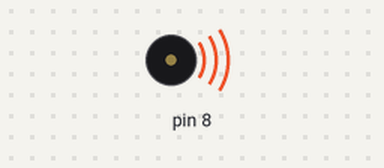
Bench run of a sketch on a simulated Arduino Uno, built with avr-gcc and run on an emulated ATmega328P. On the bench: buzzer (waves = sounding).

Above: at 0.1 s.
At 13.0 s:
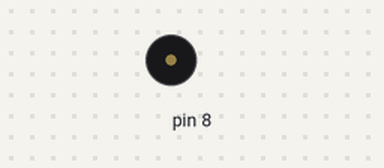
Timing chart, 0 to 14.5 s (numbered marks = the images above):
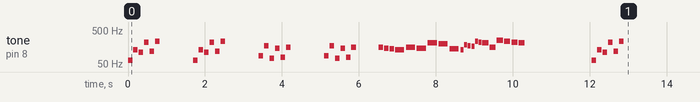

The sketch:

super_mario_theme_underworld.ino
```cpp
#include "pitches.h"

#define NOTE_REST 0
#define NOTE_END -1
#define NOTE_REPEAT -2

// notes in the melody:
// note durations: 4 = quarter note, 8 = eighth note, etc.:
 int score[][2] = {
  { 16, NOTE_C2 },
  { 16, NOTE_C3 },
  { 16, NOTE_A2 },
  { 16, NOTE_A3 },
  { 16, NOTE_AS2 },
  { 16, NOTE_AS3 },
  { 8, NOTE_REST },
  { 4, NOTE_REST },
// bar
  { 16, NOTE_C2 },
  { 16, NOTE_C3 },
  { 16, NOTE_A2 },
  { 16, NOTE_A3 },
  { 16, NOTE_AS2 },
  { 16, NOTE_AS3 },
  { 8, NOTE_REST },
  { 4, NOTE_REST },
// bar
  { 16, NOTE_F2 },
  { 16, NOTE_F3 },
  { 16, NOTE_D2 },
  { 16, NOTE_D3 },
  { 16, NOTE_DS2 },
  { 16, NOTE_DS3 },
  { 8, NOTE_REST },
  { 4, NOTE_REST },
// bar
  { 16, NOTE_F2 },
  { 16, NOTE_F3 },
  { 16, NOTE_D2 },
  { 16, NOTE_D3 },
  { 16, NOTE_DS2 },
  { 16, NOTE_DS3 },
  { 4, NOTE_REST },
  { 16, NOTE_DS3 },
  { 16, NOTE_D3 },
  { 16, NOTE_CS3 },
// bar
  { 8, NOTE_C3 },
  { 8, NOTE_DS3 },
  { 8, NOTE_D3 },
  { 8, NOTE_GS3 },
  { 8, NOTE_G3 },
  { 8, NOTE_CS3 },
// bar
  { 24, NOTE_C3 },
  { 24, NOTE_FS3 },
  { 24, NOTE_F3 },
  { 24, NOTE_E3 },
  { 24, NOTE_AS3 },
  { 24, NOTE_A3 },
  { 12, NOTE_GS3 },
  { 12, NOTE_DS3 },
  { 12, NOTE_B3 },
  { 12, NOTE_AS3 },
  { 12, NOTE_A3 },
  { 12, NOTE_GS3 },
// bar
  { 4, NOTE_REST },
  { 4, NOTE_REST },
  { 4, NOTE_REST },
// bar
  { 16, NOTE_C2 },
  { 16, NOTE_C3 },
  { 16, NOTE_A2 },
  { 16, NOTE_A3 },
  { 16, NOTE_AS2 },
  { 16, NOTE_AS3 },
  { 4, NOTE_REST },
// C'est fini!
  { 1, NOTE_END }
};

void setup() {
  playTune();
}

void playTune()
{
  // iterate over the notes of the melody:
  for (int thisNote = 0;; thisNote++) {

    int noteTone = score[thisNote][1];

    switch(noteTone) {
      case NOTE_END:
 	  return;
      case NOTE_REPEAT:
          thisNote = -1;  // for will iterate to 0
          continue;
      default:
         float noteDuration = 1900/score[thisNote][0];

         tone(8, noteTone, noteDuration);
         int pauseBetweenNotes = noteDuration * 1.2;
         delay(pauseBetweenNotes);
         noTone(8);
       }
  }
}

void loop() {
}
```

pitches.h
```cpp
/*************************************************
 * Public Constants
 *************************************************/

#define NOTE_B0  31
#define NOTE_C1  33
#define NOTE_CS1 35
#define NOTE_D1  37
#define NOTE_DS1 39
#define NOTE_E1  41
#define NOTE_F1  44
#define NOTE_FS1 46
#define NOTE_G1  49
#define NOTE_GS1 52
#define NOTE_A1  55
#define NOTE_AS1 58
#define NOTE_B1  62
#define NOTE_C2  65
#define NOTE_CS2 69
#define NOTE_D2  73
#define NOTE_DS2 78
#define NOTE_E2  82
#define NOTE_F2  87
#define NOTE_FS2 93
#define NOTE_G2  98
#define NOTE_GS2 104
#define NOTE_A2  110
#define NOTE_AS2 117
#define NOTE_B2  123
#define NOTE_C3  131
#define NOTE_CS3 139
#define NOTE_D3  147
#define NOTE_DS3 156
#define NOTE_E3  165
#define NOTE_F3  175
#define NOTE_FS3 185
#define NOTE_G3  196
#define NOTE_GS3 208
#define NOTE_A3  220
#define NOTE_AS3 233
#define NOTE_B3  247
#define NOTE_C4  262
#define NOTE_CS4 277
#define NOTE_D4  294
#define NOTE_DS4 311
#define NOTE_E4  330
#define NOTE_F4  349
#define NOTE_FS4 370
#define NOTE_G4  392
#define NOTE_GS4 415
#define NOTE_A4  440
#define NOTE_AS4 466
#define NOTE_B4  494
#define NOTE_C5  523
#define NOTE_CS5 554
#define NOTE_D5  587
#define NOTE_DS5 622
#define NOTE_E5  659
#define NOTE_F5  698
#define NOTE_FS5 740
#define NOTE_G5  784
#define NOTE_GS5 831
#define NOTE_A5  880
#define NOTE_AS5 932
#define NOTE_B5  988
#define NOTE_C6  1047
#define NOTE_CS6 1109
#define NOTE_D6  1175
#define NOTE_DS6 1245
#define NOTE_E6  1319
#define NOTE_F6  1397
#define NOTE_FS6 1480
#define NOTE_G6  1568
#define NOTE_GS6 1661
#define NOTE_A6  1760
#define NOTE_AS6 1865
#define NOTE_B6  1976
#define NOTE_C7  2093
#define NOTE_CS7 2217
#define NOTE_D7  2349
#define NOTE_DS7 2489
#define NOTE_E7  2637
#define NOTE_F7  2794
#define NOTE_FS7 2960
#define NOTE_G7  3136
#define NOTE_GS7 3322
#define NOTE_A7  3520
#define NOTE_AS7 3729
#define NOTE_B7  3951
#define NOTE_C8  4186
#define NOTE_CS8 4435
#define NOTE_D8  4699
#define NOTE_DS8 4978
```
